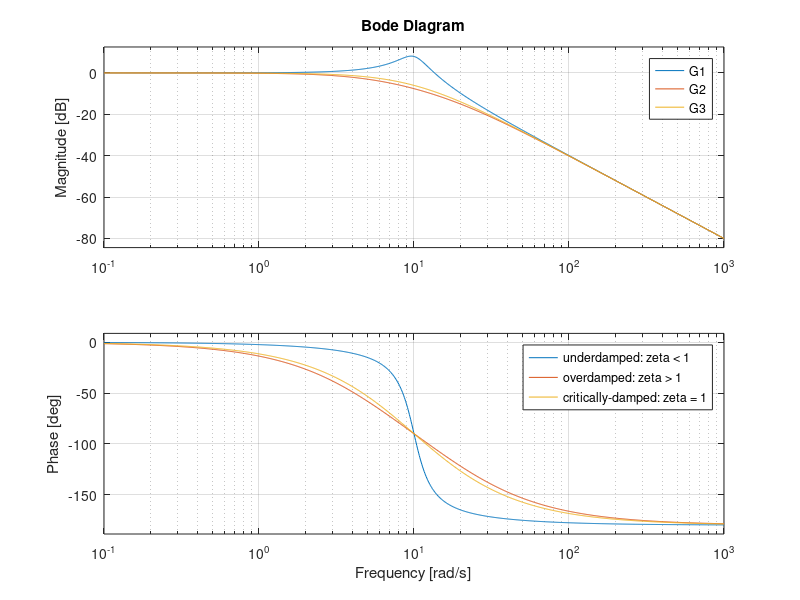

Source code (MATLAB):
% Subamortecido
k_dc = 1;
w_n = 10;
zeta = 0.2;

s = tf('s');
G1 = k_dc*w_n^2/(s^2 + 2*zeta*w_n*s + w_n^2);

pzmap(G1)
axis([-3 1 -15 15])

step(G1)
axis([0 3 0 2])

% Superamortecido
zeta = 1.2;

G2 = k_dc*w_n^2/(s^2 + 2*zeta*w_n*s + w_n^2);

pzmap(G2)
axis([-20 1 -1 1])

step(G2)
axis([0 1.5 0 1.5])


% Criticamente amortecido
zeta = 1;

G3 = k_dc*w_n^2/(s^2 + 2*zeta*w_n*s + w_n^2);

pzmap(G3)
axis([-11 1 -1 1])

step(G3)
axis([0 1.5 0 1.5])

bode(G1,G2,G3)
legend('underdamped: zeta < 1','overdamped: zeta > 1','critically-damped: zeta = 1')